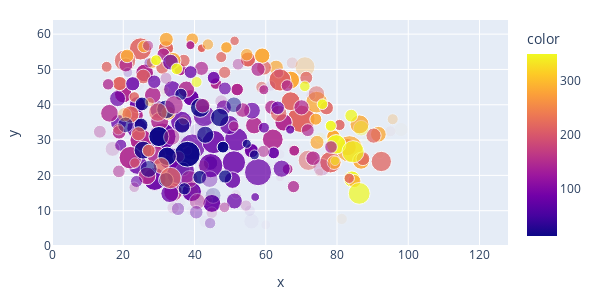

Notebook cell for this chart:
### Code cell
# Filter the DataFrame to include only rows where stimtype is 'loom'
filtered_data = pooled_data[(pooled_data['stimtype'] == 'loom')]

# Create the scatter plot using the filtered DataFrame
fig = px.scatter(
    x=filtered_data['x_centroid'],
    y=filtered_data['y_centroid']%y_res,
    color=filtered_data['plane_depth'],
    size=abs(filtered_data['amplitude']),
    opacity=filtered_data['size'] / filtered_data['size'].max()
)
fig.update_layout(width=600, height=300, margin=dict(l=20, r=20, t=20, b=20))
fig.update_xaxes(range=[0, 128])
fig.update_yaxes(range=[0, 64])
fig.show()

### Figure 1 — Plotly figure (JSON) as saved in the notebook; plotly's stock layout.template omitted (floating-point values rounded to 4 significant figures; data arrays with more than 128 entries replaced by an {"elided": "..."} marker saying what was removed)
{"data": [{"hovertemplate": "x=%{x}<br>y=%{y}<br>size=%{marker.size}<br>color=%{marker.color}<extra></extra>", "legendgroup": "", "marker": {"color": {"elided": "263 float values"}, "coloraxis": "coloraxis", "opacity": {"elided": "263 float values"}, "size": {"elided": "263 float values"}, "sizemode": "area", "sizeref": 0.03267, "symbol": "circle"}, "mode": "markers", "name": "", "orientation": "v", "showlegend": false, "type": "scatter", "x": {"elided": "263 float values"}, "xaxis": "x", "y": {"elided": "263 float values"}, "yaxis": "y"}], "layout": {"coloraxis": {"colorbar": {"title": {"text": "color"}}, "colorscale": [[0, "#0d0887"], [0.1111, "#46039f"], [0.2222, "#7201a8"], [0.3333, "#9c179e"], [0.4444, "#bd3786"], [0.5556, "#d8576b"], [0.6667, "#ed7953"], [0.7778, "#fb9f3a"], [0.8889, "#fdca26"], [1, "#f0f921"]]}, "height": 300, "legend": {"itemsizing": "constant", "tracegroupgap": 0}, "margin": {"b": 20, "l": 20, "r": 20, "t": 20}, "width": 600, "xaxis": {"anchor": "y", "domain": [0, 1], "range": [0, 128], "title": {"text": "x"}}, "yaxis": {"anchor": "x", "domain": [0, 1], "range": [0, 64], "title": {"text": "y"}}}}
